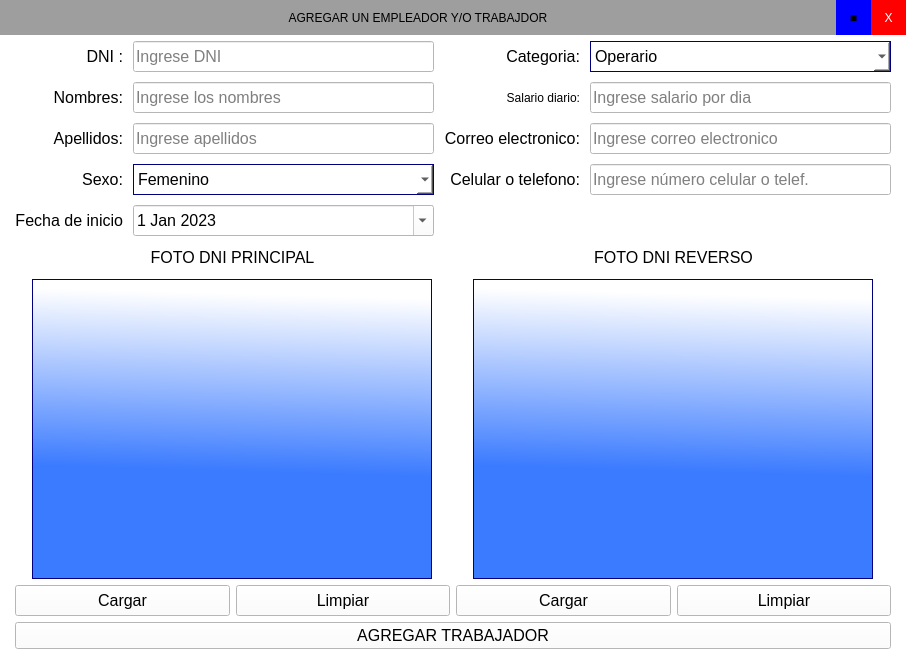
<?xml version="1.0" encoding="UTF-8"?>
<ui version="4.0">
 <class>add_Trabajador</class>
 <widget class="QMainWindow" name="add_Trabajador">
  <property name="geometry">
   <rect>
    <x>0</x>
    <y>0</y>
    <width>906</width>
    <height>653</height>
   </rect>
  </property>
  <property name="windowTitle">
   <string>MainWindow</string>
  </property>
  <widget class="QWidget" name="centralwidget">
   <property name="styleSheet">
    <string notr="true">background-color: rgb(255, 255, 255);</string>
   </property>
   <layout class="QVBoxLayout" name="verticalLayout_4">
    <property name="leftMargin">
     <number>0</number>
    </property>
    <property name="topMargin">
     <number>0</number>
    </property>
    <property name="rightMargin">
     <number>0</number>
    </property>
    <property name="bottomMargin">
     <number>0</number>
    </property>
    <item>
     <widget class="QFrame" name="frame_superior">
      <property name="minimumSize">
       <size>
        <width>0</width>
        <height>35</height>
       </size>
      </property>
      <property name="maximumSize">
       <size>
        <width>16777215</width>
        <height>35</height>
       </size>
      </property>
      <property name="styleSheet">
       <string notr="true">QFrame{
border: none;
	background-color: rgb(158, 158, 158);
}</string>
      </property>
      <layout class="QHBoxLayout" name="layout_principal">
       <property name="spacing">
        <number>0</number>
       </property>
       <property name="leftMargin">
        <number>0</number>
       </property>
       <property name="topMargin">
        <number>0</number>
       </property>
       <property name="rightMargin">
        <number>0</number>
       </property>
       <property name="bottomMargin">
        <number>0</number>
       </property>
       <item>
        <widget class="QLabel" name="lbl_title">
         <property name="styleSheet">
          <string notr="true">font: 14pt &quot;MS Shell Dlg 2&quot;;</string>
         </property>
         <property name="text">
          <string>AGREGAR UN EMPLEADOR Y/O TRABAJDOR</string>
         </property>
         <property name="alignment">
          <set>Qt::AlignCenter</set>
         </property>
        </widget>
       </item>
       <item>
        <widget class="QPushButton" name="btn_ampliar">
         <property name="maximumSize">
          <size>
           <width>35</width>
           <height>35</height>
          </size>
         </property>
         <property name="styleSheet">
          <string notr="true">QPushButton{
	background-color: rgb(0, 0, 255);
font: 75 14pt &quot;MS Shell Dlg 2&quot;;
border:none;
border-radius:0px;
}

QPushButton:hover{
	background-color: rgb(170, 255, 255);
}</string>
         </property>
         <property name="text">
          <string>■</string>
         </property>
        </widget>
       </item>
       <item>
        <widget class="QPushButton" name="btn_close">
         <property name="maximumSize">
          <size>
           <width>35</width>
           <height>35</height>
          </size>
         </property>
         <property name="styleSheet">
          <string notr="true">QPushButton{
background-color: rgb(255, 0, 0);
color: rgb(255, 255, 255);
font: 75 14pt &quot;MS Shell Dlg 2&quot;;
border:none;
border-radius:0px;
}

QPushButton:hover{
	background-color: rgb(170, 0, 255);
}</string>
         </property>
         <property name="text">
          <string>X</string>
         </property>
        </widget>
       </item>
      </layout>
     </widget>
    </item>
    <item>
     <layout class="QVBoxLayout" name="verticalLayout">
      <property name="spacing">
       <number>6</number>
      </property>
      <item>
       <layout class="QGridLayout" name="gridLayout">
        <property name="leftMargin">
         <number>15</number>
        </property>
        <property name="topMargin">
         <number>0</number>
        </property>
        <property name="rightMargin">
         <number>15</number>
        </property>
        <property name="bottomMargin">
         <number>0</number>
        </property>
        <property name="spacing">
         <number>10</number>
        </property>
        <item row="1" column="0">
         <widget class="QLabel" name="lblName">
          <property name="minimumSize">
           <size>
            <width>0</width>
            <height>31</height>
           </size>
          </property>
          <property name="font">
           <font>
            <family>MS Shell Dlg 2</family>
            <pointsize>12</pointsize>
            <weight>50</weight>
            <italic>false</italic>
            <bold>false</bold>
           </font>
          </property>
          <property name="text">
           <string>Nombres:</string>
          </property>
          <property name="alignment">
           <set>Qt::AlignRight|Qt::AlignTrailing|Qt::AlignVCenter</set>
          </property>
         </widget>
        </item>
        <item row="2" column="0">
         <widget class="QLabel" name="lblSurname">
          <property name="minimumSize">
           <size>
            <width>0</width>
            <height>31</height>
           </size>
          </property>
          <property name="font">
           <font>
            <family>MS Shell Dlg 2</family>
            <pointsize>12</pointsize>
            <weight>50</weight>
            <italic>false</italic>
            <bold>false</bold>
           </font>
          </property>
          <property name="text">
           <string>Apellidos:</string>
          </property>
          <property name="alignment">
           <set>Qt::AlignRight|Qt::AlignTrailing|Qt::AlignVCenter</set>
          </property>
         </widget>
        </item>
        <item row="1" column="1">
         <widget class="QLineEdit" name="lineEditName">
          <property name="minimumSize">
           <size>
            <width>0</width>
            <height>31</height>
           </size>
          </property>
          <property name="font">
           <font>
            <family>MS Shell Dlg 2</family>
            <pointsize>12</pointsize>
            <weight>50</weight>
            <italic>false</italic>
            <bold>false</bold>
           </font>
          </property>
          <property name="placeholderText">
           <string>Ingrese los nombres</string>
          </property>
         </widget>
        </item>
        <item row="2" column="1">
         <widget class="QLineEdit" name="lineEditSurname">
          <property name="minimumSize">
           <size>
            <width>0</width>
            <height>31</height>
           </size>
          </property>
          <property name="font">
           <font>
            <family>MS Shell Dlg 2</family>
            <pointsize>12</pointsize>
            <weight>50</weight>
            <italic>false</italic>
            <bold>false</bold>
           </font>
          </property>
          <property name="placeholderText">
           <string>Ingrese apellidos</string>
          </property>
          <property name="cursorMoveStyle">
           <enum>Qt::LogicalMoveStyle</enum>
          </property>
         </widget>
        </item>
        <item row="3" column="1">
         <widget class="QComboBox" name="comboBox_sexo">
          <property name="minimumSize">
           <size>
            <width>0</width>
            <height>31</height>
           </size>
          </property>
          <property name="font">
           <font>
            <family>MS Shell Dlg 2</family>
            <pointsize>12</pointsize>
            <weight>50</weight>
            <italic>false</italic>
            <bold>false</bold>
           </font>
          </property>
          <property name="styleSheet">
           <string notr="true">border: 1px solid rgb(0, 0, 127);
border-radius:0px;</string>
          </property>
          <item>
           <property name="text">
            <string>Femenino</string>
           </property>
          </item>
          <item>
           <property name="text">
            <string>Masculino</string>
           </property>
          </item>
         </widget>
        </item>
        <item row="0" column="1">
         <widget class="QLineEdit" name="lineEditDNI">
          <property name="minimumSize">
           <size>
            <width>0</width>
            <height>31</height>
           </size>
          </property>
          <property name="font">
           <font>
            <family>MS Shell Dlg 2</family>
            <pointsize>12</pointsize>
            <weight>50</weight>
            <italic>false</italic>
            <bold>false</bold>
           </font>
          </property>
          <property name="maxLength">
           <number>8</number>
          </property>
          <property name="placeholderText">
           <string>Ingrese DNI</string>
          </property>
         </widget>
        </item>
        <item row="3" column="0">
         <widget class="QLabel" name="label_sexo">
          <property name="minimumSize">
           <size>
            <width>0</width>
            <height>31</height>
           </size>
          </property>
          <property name="font">
           <font>
            <family>MS Shell Dlg 2</family>
            <pointsize>12</pointsize>
            <weight>50</weight>
            <italic>false</italic>
            <bold>false</bold>
           </font>
          </property>
          <property name="text">
           <string>Sexo:</string>
          </property>
          <property name="alignment">
           <set>Qt::AlignRight|Qt::AlignTrailing|Qt::AlignVCenter</set>
          </property>
         </widget>
        </item>
        <item row="4" column="0">
         <widget class="QLabel" name="label_fecha_inicio">
          <property name="minimumSize">
           <size>
            <width>0</width>
            <height>31</height>
           </size>
          </property>
          <property name="font">
           <font>
            <family>MS Shell Dlg 2</family>
            <pointsize>12</pointsize>
            <weight>50</weight>
            <italic>false</italic>
            <bold>false</bold>
           </font>
          </property>
          <property name="text">
           <string>Fecha de inicio</string>
          </property>
          <property name="alignment">
           <set>Qt::AlignRight|Qt::AlignTrailing|Qt::AlignVCenter</set>
          </property>
         </widget>
        </item>
        <item row="4" column="1">
         <widget class="QDateEdit" name="dateEdit_fecha_init">
          <property name="minimumSize">
           <size>
            <width>0</width>
            <height>31</height>
           </size>
          </property>
          <property name="font">
           <font>
            <pointsize>12</pointsize>
           </font>
          </property>
          <property name="styleSheet">
           <string notr="true">QCalendarWidget QWidget {
border: 1px solid rgb(0, 0, 127);
border-radius:0px;
font: 14pt &quot;MS Shell Dlg 2&quot;;
background-color : lightgreen;
}
#qt_calendar_prevmonth, 
#qt_calendar_nextmonth {
	/* border delete */
    /* delete default icons */
    min-width: 50px;
    max-height: 33px;
	/* set background transparent */
}
#qt_calendar_navigationbar {
	font: 75 14pt &quot;MS Shell Dlg 2&quot;;
    background-color: #fff;
}

#qt_calendar_monthbutton {
	font: 14pt &quot;MS Shell Dlg 2&quot;;
	width: 110px;
	height: 31px;
}
#qt_calendar_yearbutton {
	font: 75 14pt &quot;MS Shell Dlg 2&quot;;
	width: 70px;
	height: 31px;
}</string>
          </property>
          <property name="calendarPopup">
           <bool>true</bool>
          </property>
          <property name="date">
           <date>
            <year>2023</year>
            <month>1</month>
            <day>1</day>
           </date>
          </property>
         </widget>
        </item>
        <item row="0" column="0">
         <widget class="QLabel" name="lblDNI">
          <property name="minimumSize">
           <size>
            <width>0</width>
            <height>31</height>
           </size>
          </property>
          <property name="font">
           <font>
            <family>MS Shell Dlg 2</family>
            <pointsize>12</pointsize>
            <weight>50</weight>
            <italic>false</italic>
            <bold>false</bold>
           </font>
          </property>
          <property name="styleSheet">
           <string notr="true"/>
          </property>
          <property name="text">
           <string>DNI :</string>
          </property>
          <property name="alignment">
           <set>Qt::AlignRight|Qt::AlignTrailing|Qt::AlignVCenter</set>
          </property>
         </widget>
        </item>
        <item row="3" column="2">
         <widget class="QLabel" name="lblCelular">
          <property name="minimumSize">
           <size>
            <width>0</width>
            <height>31</height>
           </size>
          </property>
          <property name="font">
           <font>
            <family>MS Shell Dlg 2</family>
            <pointsize>12</pointsize>
            <weight>50</weight>
            <italic>false</italic>
            <bold>false</bold>
           </font>
          </property>
          <property name="text">
           <string>Celular o telefono:</string>
          </property>
          <property name="alignment">
           <set>Qt::AlignRight|Qt::AlignTrailing|Qt::AlignVCenter</set>
          </property>
         </widget>
        </item>
        <item row="3" column="3">
         <widget class="QLineEdit" name="lineEdit_celular">
          <property name="minimumSize">
           <size>
            <width>0</width>
            <height>31</height>
           </size>
          </property>
          <property name="font">
           <font>
            <family>MS Shell Dlg 2</family>
            <pointsize>12</pointsize>
            <weight>50</weight>
            <italic>false</italic>
            <bold>false</bold>
           </font>
          </property>
          <property name="maxLength">
           <number>9</number>
          </property>
          <property name="placeholderText">
           <string>Ingrese número celular o telef.</string>
          </property>
         </widget>
        </item>
        <item row="2" column="2">
         <widget class="QLabel" name="label_correo">
          <property name="minimumSize">
           <size>
            <width>0</width>
            <height>31</height>
           </size>
          </property>
          <property name="font">
           <font>
            <family>MS Shell Dlg 2</family>
            <pointsize>12</pointsize>
            <weight>50</weight>
            <italic>false</italic>
            <bold>false</bold>
           </font>
          </property>
          <property name="text">
           <string>Correo electronico:</string>
          </property>
          <property name="alignment">
           <set>Qt::AlignRight|Qt::AlignTrailing|Qt::AlignVCenter</set>
          </property>
         </widget>
        </item>
        <item row="2" column="3">
         <widget class="QLineEdit" name="lineEdit_Correo">
          <property name="minimumSize">
           <size>
            <width>0</width>
            <height>31</height>
           </size>
          </property>
          <property name="font">
           <font>
            <family>MS Shell Dlg 2</family>
            <pointsize>12</pointsize>
            <weight>50</weight>
            <italic>false</italic>
            <bold>false</bold>
           </font>
          </property>
          <property name="placeholderText">
           <string>Ingrese correo electronico</string>
          </property>
         </widget>
        </item>
        <item row="0" column="2">
         <widget class="QLabel" name="lblCategoria">
          <property name="minimumSize">
           <size>
            <width>0</width>
            <height>31</height>
           </size>
          </property>
          <property name="font">
           <font>
            <family>MS Shell Dlg 2</family>
            <pointsize>12</pointsize>
            <weight>50</weight>
            <italic>false</italic>
            <bold>false</bold>
           </font>
          </property>
          <property name="text">
           <string>Categoria:</string>
          </property>
          <property name="alignment">
           <set>Qt::AlignRight|Qt::AlignTrailing|Qt::AlignVCenter</set>
          </property>
         </widget>
        </item>
        <item row="0" column="3">
         <widget class="QComboBox" name="comboBox_categoria">
          <property name="minimumSize">
           <size>
            <width>0</width>
            <height>31</height>
           </size>
          </property>
          <property name="font">
           <font>
            <family>MS Shell Dlg 2</family>
            <pointsize>12</pointsize>
            <weight>50</weight>
            <italic>false</italic>
            <bold>false</bold>
           </font>
          </property>
          <property name="styleSheet">
           <string notr="true">border: 1px solid rgb(0, 0, 127);
border-radius:0px;</string>
          </property>
          <item>
           <property name="text">
            <string>Operario</string>
           </property>
          </item>
          <item>
           <property name="text">
            <string>Ingenerio</string>
           </property>
          </item>
          <item>
           <property name="text">
            <string>Maestro</string>
           </property>
          </item>
          <item>
           <property name="text">
            <string>Ayudante</string>
           </property>
          </item>
          <item>
           <property name="text">
            <string>Oficial</string>
           </property>
          </item>
         </widget>
        </item>
        <item row="1" column="2">
         <widget class="QLabel" name="label_2">
          <property name="minimumSize">
           <size>
            <width>0</width>
            <height>31</height>
           </size>
          </property>
          <property name="styleSheet">
           <string notr="true">border:none;
font: 12pt &quot;MS Shell Dlg 2&quot;;</string>
          </property>
          <property name="text">
           <string>Salario diario:</string>
          </property>
          <property name="alignment">
           <set>Qt::AlignRight|Qt::AlignTrailing|Qt::AlignVCenter</set>
          </property>
         </widget>
        </item>
        <item row="1" column="3">
         <widget class="QLineEdit" name="lineEdit_salario">
          <property name="minimumSize">
           <size>
            <width>0</width>
            <height>31</height>
           </size>
          </property>
          <property name="font">
           <font>
            <family>MS Shell Dlg 2</family>
            <pointsize>12</pointsize>
            <weight>50</weight>
            <italic>false</italic>
            <bold>false</bold>
           </font>
          </property>
          <property name="placeholderText">
           <string>Ingrese salario por dia</string>
          </property>
          <property name="cursorMoveStyle">
           <enum>Qt::LogicalMoveStyle</enum>
          </property>
         </widget>
        </item>
       </layout>
      </item>
     </layout>
    </item>
    <item>
     <layout class="QHBoxLayout" name="horizontalLayout">
      <property name="leftMargin">
       <number>15</number>
      </property>
      <property name="rightMargin">
       <number>15</number>
      </property>
      <item>
       <layout class="QVBoxLayout" name="verticalLayout_2">
        <item>
         <widget class="QLabel" name="label_sexo_2">
          <property name="minimumSize">
           <size>
            <width>0</width>
            <height>31</height>
           </size>
          </property>
          <property name="maximumSize">
           <size>
            <width>16777215</width>
            <height>31</height>
           </size>
          </property>
          <property name="font">
           <font>
            <family>MS Shell Dlg 2</family>
            <pointsize>12</pointsize>
            <weight>50</weight>
            <italic>false</italic>
            <bold>false</bold>
           </font>
          </property>
          <property name="text">
           <string>FOTO DNI PRINCIPAL</string>
          </property>
          <property name="alignment">
           <set>Qt::AlignCenter</set>
          </property>
         </widget>
        </item>
        <item>
         <layout class="QHBoxLayout" name="horizontalLayout_2">
          <item>
           <spacer name="horizontalSpacer">
            <property name="orientation">
             <enum>Qt::Horizontal</enum>
            </property>
            <property name="sizeHint" stdset="0">
             <size>
              <width>40</width>
              <height>20</height>
             </size>
            </property>
           </spacer>
          </item>
          <item>
           <widget class="QLabel" name="img_dni">
            <property name="minimumSize">
             <size>
              <width>400</width>
              <height>300</height>
             </size>
            </property>
            <property name="maximumSize">
             <size>
              <width>500</width>
              <height>400</height>
             </size>
            </property>
            <property name="styleSheet">
             <string notr="true">border: 1px solid rgb(0, 0, 127);
background-color: qlineargradient(spread:pad, x1:0.409318, y1:0.636, x2:0.432, y2:0.0454545, stop:0 rgba(59, 123, 255, 255), stop:1 rgba(255, 255, 255, 255));</string>
            </property>
            <property name="text">
             <string/>
            </property>
            <property name="scaledContents">
             <bool>true</bool>
            </property>
           </widget>
          </item>
          <item>
           <spacer name="horizontalSpacer_2">
            <property name="orientation">
             <enum>Qt::Horizontal</enum>
            </property>
            <property name="sizeHint" stdset="0">
             <size>
              <width>40</width>
              <height>20</height>
             </size>
            </property>
           </spacer>
          </item>
         </layout>
        </item>
        <item>
         <layout class="QHBoxLayout" name="horizontalLayout_4">
          <item>
           <widget class="QPushButton" name="pushButton_cargar">
            <property name="minimumSize">
             <size>
              <width>0</width>
              <height>31</height>
             </size>
            </property>
            <property name="font">
             <font>
              <family>MS Shell Dlg 2</family>
              <pointsize>12</pointsize>
              <weight>50</weight>
              <italic>false</italic>
              <bold>false</bold>
             </font>
            </property>
            <property name="text">
             <string>Cargar</string>
            </property>
           </widget>
          </item>
          <item>
           <widget class="QPushButton" name="pushButton_delete">
            <property name="minimumSize">
             <size>
              <width>0</width>
              <height>31</height>
             </size>
            </property>
            <property name="font">
             <font>
              <family>MS Shell Dlg 2</family>
              <pointsize>12</pointsize>
              <weight>50</weight>
              <italic>false</italic>
              <bold>false</bold>
             </font>
            </property>
            <property name="text">
             <string>Limpiar</string>
            </property>
           </widget>
          </item>
         </layout>
        </item>
       </layout>
      </item>
      <item>
       <layout class="QVBoxLayout" name="verticalLayout_3">
        <item>
         <widget class="QLabel" name="label_sexo_3">
          <property name="minimumSize">
           <size>
            <width>0</width>
            <height>31</height>
           </size>
          </property>
          <property name="maximumSize">
           <size>
            <width>16777215</width>
            <height>31</height>
           </size>
          </property>
          <property name="font">
           <font>
            <family>MS Shell Dlg 2</family>
            <pointsize>12</pointsize>
            <weight>50</weight>
            <italic>false</italic>
            <bold>false</bold>
           </font>
          </property>
          <property name="text">
           <string>FOTO DNI REVERSO</string>
          </property>
          <property name="alignment">
           <set>Qt::AlignCenter</set>
          </property>
         </widget>
        </item>
        <item>
         <layout class="QHBoxLayout" name="horizontalLayout_6">
          <item>
           <spacer name="horizontalSpacer_3">
            <property name="orientation">
             <enum>Qt::Horizontal</enum>
            </property>
            <property name="sizeHint" stdset="0">
             <size>
              <width>40</width>
              <height>20</height>
             </size>
            </property>
           </spacer>
          </item>
          <item>
           <widget class="QLabel" name="img_dnireverse">
            <property name="minimumSize">
             <size>
              <width>400</width>
              <height>300</height>
             </size>
            </property>
            <property name="maximumSize">
             <size>
              <width>500</width>
              <height>400</height>
             </size>
            </property>
            <property name="styleSheet">
             <string notr="true">border: 1px solid rgb(0, 0, 127);
background-color: qlineargradient(spread:pad, x1:0.409318, y1:0.636, x2:0.432, y2:0.0454545, stop:0 rgba(59, 123, 255, 255), stop:1 rgba(255, 255, 255, 255));</string>
            </property>
            <property name="text">
             <string/>
            </property>
            <property name="scaledContents">
             <bool>true</bool>
            </property>
           </widget>
          </item>
          <item>
           <spacer name="horizontalSpacer_4">
            <property name="orientation">
             <enum>Qt::Horizontal</enum>
            </property>
            <property name="sizeHint" stdset="0">
             <size>
              <width>40</width>
              <height>20</height>
             </size>
            </property>
           </spacer>
          </item>
         </layout>
        </item>
        <item>
         <layout class="QHBoxLayout" name="horizontalLayout_5">
          <property name="spacing">
           <number>6</number>
          </property>
          <item>
           <widget class="QPushButton" name="btn_uplouddni">
            <property name="minimumSize">
             <size>
              <width>0</width>
              <height>31</height>
             </size>
            </property>
            <property name="font">
             <font>
              <family>MS Shell Dlg 2</family>
              <pointsize>12</pointsize>
              <weight>50</weight>
              <italic>false</italic>
              <bold>false</bold>
             </font>
            </property>
            <property name="text">
             <string>Cargar</string>
            </property>
           </widget>
          </item>
          <item>
           <widget class="QPushButton" name="btn_deletere">
            <property name="minimumSize">
             <size>
              <width>0</width>
              <height>31</height>
             </size>
            </property>
            <property name="font">
             <font>
              <family>MS Shell Dlg 2</family>
              <pointsize>12</pointsize>
              <weight>50</weight>
              <italic>false</italic>
              <bold>false</bold>
             </font>
            </property>
            <property name="text">
             <string>Limpiar</string>
            </property>
           </widget>
          </item>
         </layout>
        </item>
       </layout>
      </item>
     </layout>
    </item>
    <item>
     <layout class="QHBoxLayout" name="horizontalLayout_3">
      <property name="leftMargin">
       <number>15</number>
      </property>
      <property name="topMargin">
       <number>0</number>
      </property>
      <property name="rightMargin">
       <number>15</number>
      </property>
      <item>
       <widget class="QPushButton" name="btn_aceptar">
        <property name="font">
         <font>
          <family>MS Shell Dlg 2</family>
          <pointsize>12</pointsize>
          <weight>50</weight>
          <italic>false</italic>
          <bold>false</bold>
         </font>
        </property>
        <property name="autoFillBackground">
         <bool>false</bool>
        </property>
        <property name="text">
         <string>AGREGAR TRABAJADOR</string>
        </property>
       </widget>
      </item>
     </layout>
    </item>
    <item>
     <spacer name="verticalSpacer">
      <property name="orientation">
       <enum>Qt::Vertical</enum>
      </property>
      <property name="sizeHint" stdset="0">
       <size>
        <width>20</width>
        <height>40</height>
       </size>
      </property>
     </spacer>
    </item>
   </layout>
  </widget>
 </widget>
 <resources/>
 <connections/>
</ui>
